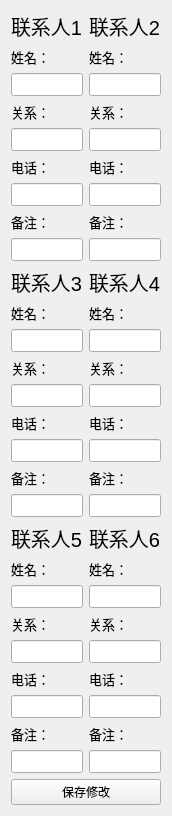
                  <widget class="QWidget" name="scrollAreaWidgetContents_8">
                   <property name="geometry">
                    <rect>
                     <x>0</x>
                     <y>0</y>
                     <width>168</width>
                     <height>739</height>
                    </rect>
                   </property>
                   <layout class="QGridLayout" name="gridLayout_12">
                    <item row="0" column="0">
                     <widget class="QLabel" name="label_35">
                      <property name="font">
                       <font>
                        <pointsize>15</pointsize>
                       </font>
                      </property>
                      <property name="text">
                       <string>联系人1</string>
                      </property>
                     </widget>
                    </item>
                    <item row="0" column="1">
                     <widget class="QLabel" name="label_33">
                      <property name="font">
                       <font>
                        <pointsize>15</pointsize>
                       </font>
                      </property>
                      <property name="text">
                       <string>联系人2</string>
                      </property>
                     </widget>
                    </item>
                    <item row="1" column="0">
                     <widget class="QLabel" name="label_38">
                      <property name="font">
                       <font>
                        <pointsize>10</pointsize>
                       </font>
                      </property>
                      <property name="text">
                       <string>姓名：</string>
                      </property>
                     </widget>
                    </item>
                    <item row="1" column="1">
                     <widget class="QLabel" name="label_36">
                      <property name="font">
                       <font>
                        <pointsize>10</pointsize>
                       </font>
                      </property>
                      <property name="text">
                       <string>姓名：</string>
                      </property>
                     </widget>
                    </item>
                    <item row="2" column="0">
                     <widget class="QLineEdit" name="linkpeople1_name_lineEdit">
                      <property name="enabled">
                       <bool>true</bool>
                      </property>
                      <property name="font">
                       <font>
                        <pointsize>10</pointsize>
                       </font>
                      </property>
                     </widget>
                    </item>
                    <item row="2" column="1">
                     <widget class="QLineEdit" name="linkpeople2_name_lineEdit">
                      <property name="enabled">
                       <bool>true</bool>
                      </property>
                      <property name="font">
                       <font>
                        <pointsize>10</pointsize>
                       </font>
                      </property>
                     </widget>
                    </item>
                    <item row="3" column="0">
                     <widget class="QLabel" name="label_28">
                      <property name="font">
                       <font>
                        <pointsize>10</pointsize>
                       </font>
                      </property>
                      <property name="text">
                       <string>关系：</string>
                      </property>
                     </widget>
                    </item>
                    <item row="3" column="1">
                     <widget class="QLabel" name="label_34">
                      <property name="font">
                       <font>
                        <pointsize>10</pointsize>
                       </font>
                      </property>
                      <property name="text">
                       <string>关系：</string>
                      </property>
                     </widget>
                    </item>
                    <item row="4" column="0">
                     <widget class="QLineEdit" name="linkpeople1_relationship_lineEdit">
                      <property name="enabled">
                       <bool>true</bool>
                      </property>
                      <property name="font">
                       <font>
                        <pointsize>10</pointsize>
                       </font>
                      </property>
                     </widget>
                    </item>
                    <item row="4" column="1">
                     <widget class="QLineEdit" name="linkpeople2_relationship_lineEdit">
                      <property name="enabled">
                       <bool>true</bool>
                      </property>
                      <property name="font">
                       <font>
                        <pointsize>10</pointsize>
                       </font>
                      </property>
                     </widget>
                    </item>
                    <item row="5" column="0">
                     <widget class="QLabel" name="label_39">
                      <property name="font">
                       <font>
                        <pointsize>10</pointsize>
                       </font>
                      </property>
                      <property name="text">
                       <string>电话：</string>
                      </property>
                     </widget>
                    </item>
                    <item row="5" column="1">
                     <widget class="QLabel" name="label_31">
                      <property name="font">
                       <font>
                        <pointsize>10</pointsize>
                       </font>
                      </property>
                      <property name="text">
                       <string>电话：</string>
                      </property>
                     </widget>
                    </item>
                    <item row="6" column="0">
                     <widget class="QLineEdit" name="linkpeople1_phone_lineEdit">
                      <property name="enabled">
                       <bool>true</bool>
                      </property>
                      <property name="font">
                       <font>
                        <pointsize>10</pointsize>
                       </font>
                      </property>
                     </widget>
                    </item>
                    <item row="6" column="1">
                     <widget class="QLineEdit" name="linkpeople2_phone_lineEdit">
                      <property name="enabled">
                       <bool>true</bool>
                      </property>
                      <property name="font">
                       <font>
                        <pointsize>10</pointsize>
                       </font>
                      </property>
                     </widget>
                    </item>
                    <item row="7" column="0">
                     <widget class="QLabel" name="label_37">
                      <property name="font">
                       <font>
                        <pointsize>10</pointsize>
                       </font>
                      </property>
                      <property name="text">
                       <string>备注：</string>
                      </property>
                     </widget>
                    </item>
                    <item row="7" column="1">
                     <widget class="QLabel" name="label_32">
                      <property name="font">
                       <font>
                        <pointsize>10</pointsize>
                       </font>
                      </property>
                      <property name="text">
                       <string>备注：</string>
                      </property>
                     </widget>
                    </item>
                    <item row="8" column="0">
                     <widget class="QLineEdit" name="linkpeople1_note_lineEdit">
                      <property name="enabled">
                       <bool>true</bool>
                      </property>
                      <property name="font">
                       <font>
                        <pointsize>10</pointsize>
                       </font>
                      </property>
                     </widget>
                    </item>
                    <item row="8" column="1">
                     <widget class="QLineEdit" name="linkpeople2_note_lineEdit">
                      <property name="enabled">
                       <bool>true</bool>
                      </property>
                      <property name="font">
                       <font>
                        <pointsize>10</pointsize>
                       </font>
                      </property>
                     </widget>
                    </item>
                    <item row="9" column="0">
                     <widget class="QLabel" name="label_44">
                      <property name="font">
                       <font>
                        <pointsize>15</pointsize>
                       </font>
                      </property>
                      <property name="text">
                       <string>联系人3</string>
                      </property>
                     </widget>
                    </item>
                    <item row="9" column="1">
                     <widget class="QLabel" name="label_42">
                      <property name="font">
                       <font>
                        <pointsize>15</pointsize>
                       </font>
                      </property>
                      <property name="text">
                       <string>联系人4</string>
                      </property>
                     </widget>
                    </item>
                    <item row="10" column="0">
                     <widget class="QLabel" name="label_41">
                      <property name="font">
                       <font>
                        <pointsize>10</pointsize>
                       </font>
                      </property>
                      <property name="text">
                       <string>姓名：</string>
                      </property>
                     </widget>
                    </item>
                    <item row="10" column="1">
                     <widget class="QLabel" name="label_43">
                      <property name="font">
                       <font>
                        <pointsize>10</pointsize>
                       </font>
                      </property>
                      <property name="text">
                       <string>姓名：</string>
                      </property>
                     </widget>
                    </item>
                    <item row="11" column="0">
                     <widget class="QLineEdit" name="linkpeople3_name_lineEdit">
                      <property name="enabled">
                       <bool>true</bool>
                      </property>
                      <property name="font">
                       <font>
                        <pointsize>10</pointsize>
                       </font>
                      </property>
                     </widget>
                    </item>
                    <item row="11" column="1">
                     <widget class="QLineEdit" name="linkpeople4_name_lineEdit">
                      <property name="enabled">
                       <bool>true</bool>
                      </property>
                      <property name="font">
                       <font>
                        <pointsize>10</pointsize>
                       </font>
                      </property>
                     </widget>
                    </item>
                    <item row="12" column="0">
                     <widget class="QLabel" name="label_47">
                      <property name="font">
                       <font>
                        <pointsize>10</pointsize>
                       </font>
                      </property>
                      <property name="text">
                       <string>关系：</string>
                      </property>
                     </widget>
                    </item>
                    <item row="12" column="1">
                     <widget class="QLabel" name="label_45">
                      <property name="font">
                       <font>
                        <pointsize>10</pointsize>
                       </font>
                      </property>
                      <property name="text">
                       <string>关系：</string>
                      </property>
                     </widget>
                    </item>
                    <item row="13" column="0">
                     <widget class="QLineEdit" name="linkpeople3_relationship_lineEdit">
                      <property name="enabled">
                       <bool>true</bool>
                      </property>
                      <property name="font">
                       <font>
                        <pointsize>10</pointsize>
                       </font>
                      </property>
                     </widget>
                    </item>
                    <item row="13" column="1">
                     <widget class="QLineEdit" name="linkpeople4_relationship_lineEdit">
                      <property name="enabled">
                       <bool>true</bool>
                      </property>
                      <property name="font">
                       <font>
                        <pointsize>10</pointsize>
                       </font>
                      </property>
                     </widget>
                    </item>
                    <item row="14" column="0">
                     <widget class="QLabel" name="label_40">
                      <property name="font">
                       <font>
                        <pointsize>10</pointsize>
                       </font>
                      </property>
                      <property name="text">
                       <string>电话：</string>
                      </property>
                     </widget>
                    </item>
                    <item row="14" column="1">
                     <widget class="QLabel" name="label_46">
                      <property name="font">
                       <font>
                        <pointsize>10</pointsize>
                       </font>
                      </property>
                      <property name="text">
                       <string>电话：</string>
                      </property>
                     </widget>
                    </item>
                    <item row="15" column="0">
                     <widget class="QLineEdit" name="linkpeople3_phone_lineEdit">
                      <property name="enabled">
                       <bool>true</bool>
                      </property>
                      <property name="font">
                       <font>
                        <pointsize>10</pointsize>
                       </font>
                      </property>
                     </widget>
                    </item>
                    <item row="15" column="1">
                     <widget class="QLineEdit" name="linkpeople4_phone_lineEdit">
                      <property name="enabled">
                       <bool>true</bool>
                      </property>
                      <property name="font">
                       <font>
                        <pointsize>10</pointsize>
                       </font>
                      </property>
                     </widget>
                    </item>
                    <item row="16" column="0">
                     <widget class="QLabel" name="label_49">
                      <property name="font">
                       <font>
                        <pointsize>10</pointsize>
                       </font>
                      </property>
                      <property name="text">
                       <string>备注：</string>
                      </property>
                     </widget>
                    </item>
                    <item row="16" column="1">
                     <widget class="QLabel" name="label_48">
                      <property name="font">
                       <font>
                        <pointsize>10</pointsize>
                       </font>
                      </property>
                      <property name="text">
                       <string>备注：</string>
                      </property>
                     </widget>
                    </item>
                    <item row="17" column="0">
                     <widget class="QLineEdit" name="linkpeople3_note_lineEdit">
                      <property name="enabled">
                       <bool>true</bool>
                      </property>
                      <property name="font">
                       <font>
                        <pointsize>10</pointsize>
                       </font>
                      </property>
                     </widget>
                    </item>
                    <item row="17" column="1">
                     <widget class="QLineEdit" name="linkpeople4_note_lineEdit">
                      <property name="enabled">
                       <bool>true</bool>
                      </property>
                      <property name="font">
                       <font>
                        <pointsize>10</pointsize>
                       </font>
                      </property>
                     </widget>
                    </item>
                    <item row="18" column="0">
                     <widget class="QLabel" name="label_51">
                      <property name="font">
                       <font>
                        <pointsize>15</pointsize>
                       </font>
                      </property>
                      <property name="text">
                       <string>联系人5</string>
                      </property>
                     </widget>
                    </item>
                    <item row="18" column="1">
                     <widget class="QLabel" name="label_57">
                      <property name="font">
                       <font>
                        <pointsize>15</pointsize>
                       </font>
                      </property>
                      <property name="text">
                       <string>联系人6</string>
                      </property>
                     </widget>
                    </item>
                    <item row="19" column="0">
                     <widget class="QLabel" name="label_56">
                      <property name="font">
                       <font>
                        <pointsize>10</pointsize>
                       </font>
                      </property>
                      <property name="text">
                       <string>姓名：</string>
                      </property>
                     </widget>
                    </item>
                    <item row="19" column="1">
                     <widget class="QLabel" name="label_53">
                      <property name="font">
                       <font>
                        <pointsize>10</pointsize>
                       </font>
                      </property>
                      <property name="text">
                       <string>姓名：</string>
                      </property>
                     </widget>
                    </item>
                    <item row="20" column="0">
                     <widget class="QLineEdit" name="linkpeople5_name_lineEdit">
                      <property name="enabled">
                       <bool>true</bool>
                      </property>
                      <property name="font">
                       <font>
                        <pointsize>10</pointsize>
                       </font>
                      </property>
                     </widget>
                    </item>
                    <item row="20" column="1">
                     <widget class="QLineEdit" name="linkpeople6_name_lineEdit">
                      <property name="enabled">
                       <bool>true</bool>
                      </property>
                      <property name="font">
                       <font>
                        <pointsize>10</pointsize>
                       </font>
                      </property>
                     </widget>
                    </item>
                    <item row="21" column="0">
                     <widget class="QLabel" name="label_54">
                      <property name="font">
                       <font>
                        <pointsize>10</pointsize>
                       </font>
                      </property>
                      <property name="text">
                       <string>关系：</string>
                      </property>
                     </widget>
                    </item>
                    <item row="21" column="1">
                     <widget class="QLabel" name="label_50">
                      <property name="font">
                       <font>
                        <pointsize>10</pointsize>
                       </font>
                      </property>
                      <property name="text">
                       <string>关系：</string>
                      </property>
                     </widget>
                    </item>
                    <item row="22" column="0">
                     <widget class="QLineEdit" name="linkpeople5_relationship_lineEdit">
                      <property name="enabled">
                       <bool>true</bool>
                      </property>
                      <property name="font">
                       <font>
                        <pointsize>10</pointsize>
                       </font>
                      </property>
                     </widget>
                    </item>
                    <item row="22" column="1">
                     <widget class="QLineEdit" name="linkpeople6_relationship_lineEdit">
                      <property name="enabled">
                       <bool>true</bool>
                      </property>
                      <property name="font">
                       <font>
                        <pointsize>10</pointsize>
                       </font>
                      </property>
                     </widget>
                    </item>
                    <item row="23" column="0">
                     <widget class="QLabel" name="label_58">
                      <property name="font">
                       <font>
                        <pointsize>10</pointsize>
                       </font>
                      </property>
                      <property name="text">
                       <string>电话：</string>
                      </property>
                     </widget>
                    </item>
                    <item row="23" column="1">
                     <widget class="QLabel" name="label_55">
                      <property name="font">
                       <font>
                        <pointsize>10</pointsize>
                       </font>
                      </property>
                      <property name="text">
                       <string>电话：</string>
                      </property>
                     </widget>
                    </item>
                    <item row="24" column="0">
                     <widget class="QLineEdit" name="linkpeople5_phone_lineEdit">
                      <property name="enabled">
                       <bool>true</bool>
                      </property>
                      <property name="font">
                       <font>
                        <pointsize>10</pointsize>
                       </font>
                      </property>
                     </widget>
                    </item>
                    <item row="24" column="1">
                     <widget class="QLineEdit" name="linkpeople6_phone_lineEdit">
                      <property name="enabled">
                       <bool>true</bool>
                      </property>
                      <property name="font">
                       <font>
                        <pointsize>10</pointsize>
                       </font>
                      </property>
                     </widget>
                    </item>
                    <item row="25" column="0">
                     <widget class="QLabel" name="label_59">
                      <property name="font">
                       <font>
                        <pointsize>10</pointsize>
                       </font>
                      </property>
                      <property name="text">
                       <string>备注：</string>
                      </property>
                     </widget>
                    </item>
                    <item row="25" column="1">
                     <widget class="QLabel" name="label_52">
                      <property name="font">
                       <font>
                        <pointsize>10</pointsize>
                       </font>
                      </property>
                      <property name="text">
                       <string>备注：</string>
                      </property>
                     </widget>
                    </item>
                    <item row="26" column="0">
                     <widget class="QLineEdit" name="linkpeople5_note_lineEdit">
                      <property name="enabled">
                       <bool>true</bool>
                      </property>
                      <property name="font">
                       <font>
                        <pointsize>10</pointsize>
                       </font>
                      </property>
                     </widget>
                    </item>
                    <item row="26" column="1">
                     <widget class="QLineEdit" name="linkpeople6_note_lineEdit">
                      <property name="enabled">
                       <bool>true</bool>
                      </property>
                      <property name="font">
                       <font>
                        <pointsize>10</pointsize>
                       </font>
                      </property>
                     </widget>
                    </item>
                    <item row="27" column="0" colspan="2">
                     <widget class="QPushButton" name="save_linkpeople_details_pushButton">
                      <property name="text">
                       <string>保存修改</string>
                      </property>
                     </widget>
                    </item>
                   </layout>
                  </widget>
